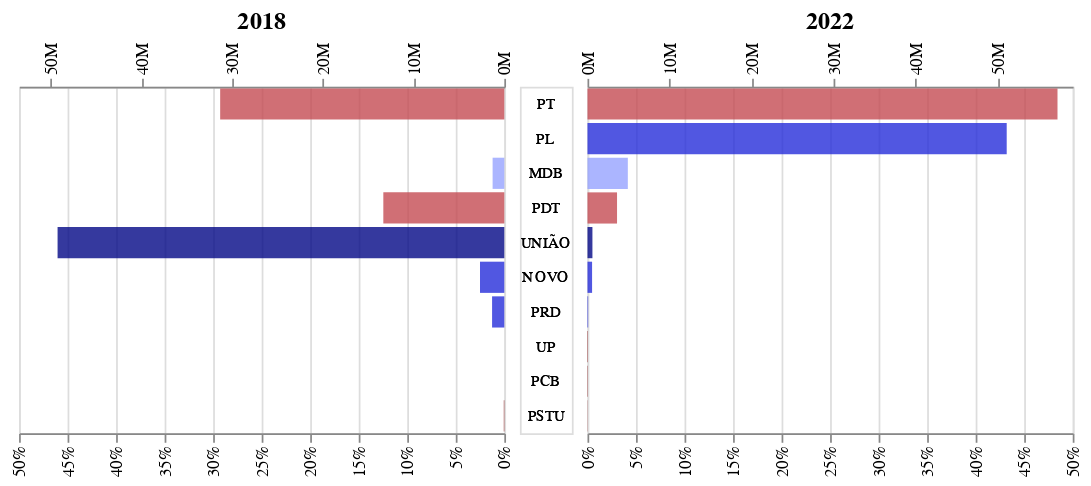

Notebook cell for this chart:
### Markdown cell above
#### Votação para deputados estaduais ou distritais

### Code cell
depe.configure_title(anchor="middle", fontSize=14)

### Figure 1 — Vega-Lite specification as saved in the notebook (floating-point values rounded to 4 significant figures)
{"config": {"view": {"continuousWidth": 300, "continuousHeight": 300}, "title": {"anchor": "middle", "fontSize": 14}}, "concat": [{"layer": [{"mark": {"type": "bar", "opacity": 0.8}, "encoding": {"color": {"field": "POSIC_IDEOLOGICO", "legend": null, "scale": {"domain": ["Extrema Esquerda", "Esquerda", "Centro Esquerda", "Centro", "Centro Direita", "Direita", "Extrema Direita"], "range": ["#7F0000", "#FF0000", "#C54B53", "#FFD966", "#97A3FF", "#262DDA", "#030886"]}, "type": "ordinal"}, "tooltip": [{"field": "SIGLA_2022", "title": "Partido", "type": "nominal"}, {"field": "POSIC_IDEOLOGICO", "title": "Ideologia", "type": "nominal"}, {"field": "ANO_ELEICAO", "title": "Eleição", "type": "nominal"}, {"field": "QT_VOTOS_BR", "format": ",d", "title": "Total Geral", "type": "quantitative"}, {"field": "QT_VOTOS_VALIDOS", "format": ",d", "title": "Votos Partido", "type": "quantitative"}, {"field": "PCT", "format": ".2%", "title": "Percentual", "type": "quantitative"}], "x": {"axis": {"format": "%", "labelAngle": -90, "values": [0.0, 0.05, 0.1, 0.15, 0.2, 0.25, 0.3, 0.35, 0.4, 0.45, 0.5]}, "field": "PCT", "scale": {"domain": [0, 0.5]}, "sort": "descending", "title": "", "type": "quantitative"}, "y": {"axis": null, "field": "SIGLA_2022", "sort": {"field": "QT_ORDER", "order": "descending"}, "type": "ordinal"}}, "title": "2018", "transform": [{"filter": "(datum.ANO_ELEICAO === 2018)"}]}, {"mark": {"type": "bar", "opacity": 0.8}, "encoding": {"color": {"field": "POSIC_IDEOLOGICO", "legend": null, "scale": {"domain": ["Extrema Esquerda", "Esquerda", "Centro Esquerda", "Centro", "Centro Direita", "Direita", "Extrema Direita"], "range": ["#7F0000", "#FF0000", "#C54B53", "#FFD966", "#97A3FF", "#262DDA", "#030886"]}, "type": "ordinal"}, "opacity": {"value": 0}, "tooltip": [{"field": "SIGLA_2022", "title": "Partido", "type": "nominal"}, {"field": "POSIC_IDEOLOGICO", "title": "Ideologia", "type": "nominal"}, {"field": "ANO_ELEICAO", "title": "Eleição", "type": "nominal"}, {"field": "QT_VOTOS_BR", "format": ",d", "title": "Total Geral", "type": "quantitative"}, {"field": "QT_VOTOS_VALIDOS", "format": ",d", "title": "Votos Partido", "type": "quantitative"}, {"field": "PCT", "format": ".2%", "title": "Percentual", "type": "quantitative"}], "x": {"axis": {"format": "s", "labelAngle": -90, "orient": "top"}, "field": "QT_VOTOS_VALIDOS", "scale": {"domain": [0, 53530000.0]}, "sort": "descending", "title": "", "type": "quantitative"}, "y": {"axis": null, "field": "SIGLA_2022", "sort": {"field": "QT_ORDER", "order": "descending"}, "type": "ordinal"}}, "title": "2018", "transform": [{"filter": "(datum.ANO_ELEICAO === 2018)"}]}], "resolve": {"scale": {"x": "independent"}}, "width": 280}, {"mark": {"type": "text", "fontSize": 8.5}, "encoding": {"text": {"field": "SIGLA_2022", "type": "ordinal"}, "y": {"axis": null, "field": "SIGLA_2022", "sort": {"field": "QT_ORDER", "order": "descending"}, "type": "ordinal"}}, "width": 30}, {"layer": [{"mark": {"type": "bar", "opacity": 0.8}, "encoding": {"color": {"field": "POSIC_IDEOLOGICO", "scale": {"domain": ["Extrema Esquerda", "Esquerda", "Centro Esquerda", "Centro", "Centro Direita", "Direita", "Extrema Direita"], "range": ["#7F0000", "#FF0000", "#C54B53", "#FFD966", "#97A3FF", "#262DDA", "#030886"]}, "type": "ordinal"}, "tooltip": [{"field": "SIGLA_2022", "title": "Partido", "type": "nominal"}, {"field": "POSIC_IDEOLOGICO", "title": "Ideologia", "type": "nominal"}, {"field": "ANO_ELEICAO", "title": "Eleição", "type": "nominal"}, {"field": "QT_VOTOS_BR", "format": ",d", "title": "Total Geral", "type": "quantitative"}, {"field": "QT_VOTOS_VALIDOS", "format": ",d", "title": "Votos Partido", "type": "quantitative"}, {"field": "PCT", "format": ".2%", "title": "Percentual", "type": "quantitative"}], "x": {"axis": {"format": "%", "labelAngle": -90, "values": [0.0, 0.05, 0.1, 0.15, 0.2, 0.25, 0.3, 0.35, 0.4, 0.45, 0.5]}, "field": "PCT", "scale": {"domain": [0, 0.5]}, "title": "", "type": "quantitative"}, "y": {"axis": null, "field": "SIGLA_2022", "sort": {"field": "QT_ORDER", "order": "descending"}, "type": "ordinal"}}, "title": "2022", "transform": [{"filter": "(datum.ANO_ELEICAO === 2022)"}]}, {"mark": {"type": "bar", "opacity": 0.8}, "encoding": {"color": {"field": "POSIC_IDEOLOGICO", "scale": {"domain": ["Extrema Esquerda", "Esquerda", "Centro Esquerda", "Centro", "Centro Direita", "Direita", "Extrema Direita"], "range": ["#7F0000", "#FF0000", "#C54B53", "#FFD966", "#97A3FF", "#262DDA", "#030886"]}, "type": "ordinal"}, "opacity": {"value": 0}, "tooltip": [{"field": "SIGLA_2022", "title": "Partido", "type": "nominal"}, {"field": "POSIC_IDEOLOGICO", "title": "Ideologia", "type": "nominal"}, {"field": "ANO_ELEICAO", "title": "Eleição", "type": "nominal"}, {"field": "QT_VOTOS_BR", "format": ",d", "title": "Total Geral", "type": "quantitative"}, {"field": "QT_VOTOS_VALIDOS", "format": ",d", "title": "Votos Partido", "type": "quantitative"}, {"field": "PCT", "format": ".2%", "title": "Percentual", "type": "quantitative"}], "x": {"axis": {"format": "s", "labelAngle": -90, "orient": "top"}, "field": "QT_VOTOS_VALIDOS", "scale": {"domain": [0, 59110000.0]}, "sort": "ascending", "title": "", "type": "quantitative"}, "y": {"axis": null, "field": "SIGLA_2022", "sort": {"field": "QT_ORDER", "order": "descending"}, "type": "ordinal"}}, "title": "2022", "transform": [{"filter": "(datum.ANO_ELEICAO === 2022)"}]}], "resolve": {"scale": {"x": "independent"}}, "width": 280}], "data": {"name": "data-70f477373ead5f4da1230339274f939b"}, "spacing": 2, "$schema": "https://vega.github.io/schema/vega-lite/v5.20.1.json", "datasets": {"data-70f477373ead5f4da1230339274f939b": [{"ANO_ELEICAO": 2022, "POSIC_IDEOLOGICO": "Centro Esquerda", "QT_VOTOS_VALIDOS": 57259504, "PCT": 0.4843, "QT_VOTOS_BR": 118229719, "cor": "#C54B53", "SIGLA_2022": "PT", "QT_ORDER": 57259504}, {"ANO_ELEICAO": 2022, "POSIC_IDEOLOGICO": "Direita", "QT_VOTOS_VALIDOS": 51072345, "PCT": 0.432, "QT_VOTOS_BR": 118229719, "cor": "#262DDA", "SIGLA_2022": "PL", "QT_ORDER": 51072345}, {"ANO_ELEICAO": 2022, "POSIC_IDEOLOGICO": "Centro Direita", "QT_VOTOS_VALIDOS": 4915423, "PCT": 0.04158, "QT_VOTOS_BR": 118229719, "cor": "#97A3FF", "SIGLA_2022": "MDB", "QT_ORDER": 4915423}, {"ANO_ELEICAO": 2022, "POSIC_IDEOLOGICO": "Centro Esquerda", "QT_VOTOS_VALIDOS": 3599287, "PCT": 0.03044, "QT_VOTOS_BR": 118229719, "cor": "#C54B53", "SIGLA_2022": "PDT", "QT_ORDER": 3599287}, {"ANO_ELEICAO": 2022, "POSIC_IDEOLOGICO": "Extrema Direita", "QT_VOTOS_VALIDOS": 600955, "PCT": 0.005083, "QT_VOTOS_BR": 118229719, "cor": "#030886", "SIGLA_2022": "UNIÃO", "QT_ORDER": 600955}, {"ANO_ELEICAO": 2022, "POSIC_IDEOLOGICO": "Direita", "QT_VOTOS_VALIDOS": 559708, "PCT": 0.004734, "QT_VOTOS_BR": 118229719, "cor": "#262DDA", "SIGLA_2022": "NOVO", "QT_ORDER": 559708}, {"ANO_ELEICAO": 2022, "POSIC_IDEOLOGICO": "Direita", "QT_VOTOS_VALIDOS": 81129, "PCT": 0.0006862, "QT_VOTOS_BR": 118229719, "cor": "#262DDA", "SIGLA_2022": "PRD", "QT_ORDER": 81129}, {"ANO_ELEICAO": 2022, "POSIC_IDEOLOGICO": "Extrema Esquerda", "QT_VOTOS_VALIDOS": 53519, "PCT": 0.0004527, "QT_VOTOS_BR": 118229719, "cor": "#7F0000", "SIGLA_2022": "UP", "QT_ORDER": 53519}, {"ANO_ELEICAO": 2022, "POSIC_IDEOLOGICO": "Extrema Esquerda", "QT_VOTOS_VALIDOS": 45620, "PCT": 0.0003859, "QT_VOTOS_BR": 118229719, "cor": "#7F0000", "SIGLA_2022": "PCB", "QT_ORDER": 45620}, {"ANO_ELEICAO": 2022, "POSIC_IDEOLOGICO": "Extrema Esquerda", "QT_VOTOS_VALIDOS": 25625, "PCT": 0.0002167, "QT_VOTOS_BR": 118229719, "cor": "#7F0000", "SIGLA_2022": "PSTU", "QT_ORDER": 25625}, {"ANO_ELEICAO": 2018, "POSIC_IDEOLOGICO": "Centro Esquerda", "QT_VOTOS_VALIDOS": 31342051, "PCT": 0.2928, "QT_VOTOS_BR": 107050749, "cor": "#C54B53", "SIGLA_2022": "PT", "QT_ORDER": 57259504}, {"ANO_ELEICAO": 2018, "POSIC_IDEOLOGICO": null, "QT_VOTOS_VALIDOS": 0, "PCT": 0.0, "QT_VOTOS_BR": 0, "cor": null, "SIGLA_2022": "PL", "QT_ORDER": 51072345}, {"ANO_ELEICAO": 2018, "POSIC_IDEOLOGICO": "Centro Direita", "QT_VOTOS_VALIDOS": 1288950, "PCT": 0.01204, "QT_VOTOS_BR": 107050749, "cor": "#97A3FF", "SIGLA_2022": "MDB", "QT_ORDER": 4915423}, {"ANO_ELEICAO": 2018, "POSIC_IDEOLOGICO": "Centro Esquerda", "QT_VOTOS_VALIDOS": 13344371, "PCT": 0.1247, "QT_VOTOS_BR": 107050749, "cor": "#C54B53", "SIGLA_2022": "PDT", "QT_ORDER": 3599287}, {"ANO_ELEICAO": 2018, "POSIC_IDEOLOGICO": "Extrema Direita", "QT_VOTOS_VALIDOS": 49277010, "PCT": 0.4603, "QT_VOTOS_BR": 107050749, "cor": "#030886", "SIGLA_2022": "UNIÃO", "QT_ORDER": 600955}, {"ANO_ELEICAO": 2018, "POSIC_IDEOLOGICO": "Direita", "QT_VOTOS_VALIDOS": 2679745, "PCT": 0.02503, "QT_VOTOS_BR": 107050749, "cor": "#262DDA", "SIGLA_2022": "NOVO", "QT_ORDER": 559708}, {"ANO_ELEICAO": 2018, "POSIC_IDEOLOGICO": "Direita", "QT_VOTOS_VALIDOS": 1348323, "PCT": 0.0126, "QT_VOTOS_BR": 107050749, "cor": "#262DDA", "SIGLA_2022": "PRD", "QT_ORDER": 81129}, {"ANO_ELEICAO": 2018, "POSIC_IDEOLOGICO": null, "QT_VOTOS_VALIDOS": 0, "PCT": 0.0, "QT_VOTOS_BR": 0, "cor": null, "SIGLA_2022": "UP", "QT_ORDER": 53519}, {"ANO_ELEICAO": 2018, "POSIC_IDEOLOGICO": null, "QT_VOTOS_VALIDOS": 0, "PCT": 0.0, "QT_VOTOS_BR": 0, "cor": null, "SIGLA_2022": "PCB", "QT_ORDER": 45620}, {"ANO_ELEICAO": 2018, "POSIC_IDEOLOGICO": "Extrema Esquerda", "QT_VOTOS_VALIDOS": 55762, "PCT": 0.0005209, "QT_VOTOS_BR": 107050749, "cor": "#7F0000", "SIGLA_2022": "PSTU", "QT_ORDER": 25625}]}}
